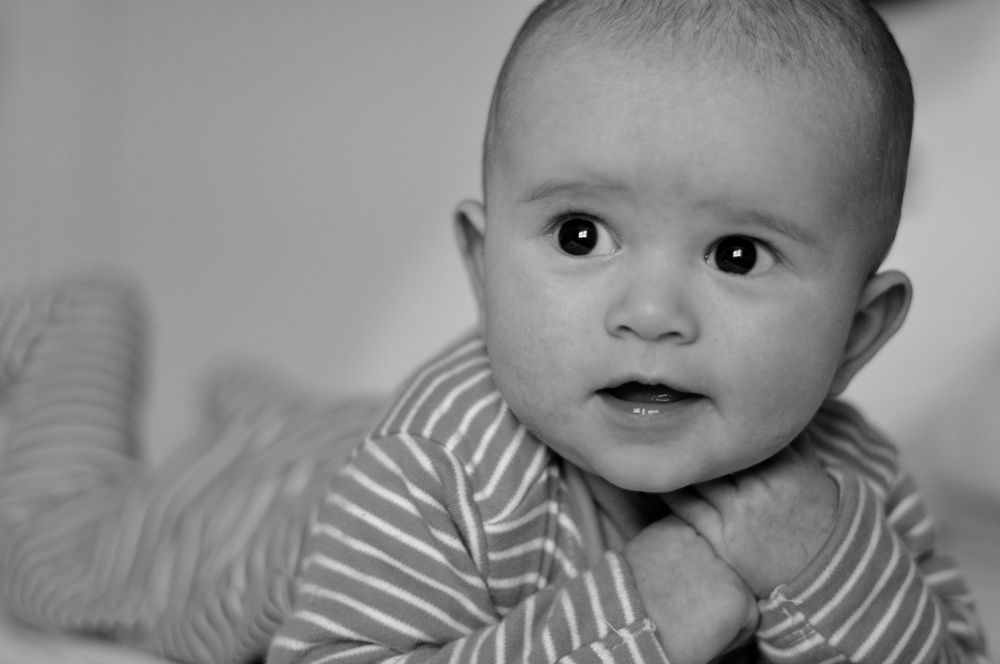
#> input picture MAT2034_GTS_HK1_Python/Python files/Baby_AJ.jpg, 1000 x 664 px, shrunk from 4288 x 2848 before the run
$ python Image_Compression.py
#> lines starting #> are read from the running program, lines starting #| are printed output that depends on the picture
# -*- coding: utf-8 -*-

# =============================================================================
# """
# Created on Thu Oct  1 11:04:59 2020
#
# @author: phiha
#
# Image compression using Singular Value Decomposition (svd)
# """
#
# =============================================================================

import os
import numpy as np
from PIL import Image
import matplotlib.pyplot as plt
import numpy.linalg as la

#path = 'Sleeping_baby.jpg'
path = 'Baby_AJ.jpg'

img = Image.open(path)
#> img is the input picture: PIL image 1000x664 L; min 0, max 255, mean 137.8
s = float(os.path.getsize(path))/1000
print("Size(dimension): ",img.size)
#| Size(dimension):  (1000, 664)
plt.title("Original Image (%0.2f Kb):" %s)
plt.imshow(img)

imggray = img.convert('LA')
A = np.array( list(imggray.getdata(band = 0)), float)
A.shape = (imggray.size[1], imggray.size[0])

A = np.matrix(A)
print(la.matrix_rank(A))
#| 664

plt.figure()
plt.imshow(A, cmap = 'gray')
plt.title("Image after converting it into the Grayscale pattern")
plt.show()


print("After compression: ")
U, S, Vt = np.linalg.svd(A) #single value decomposition
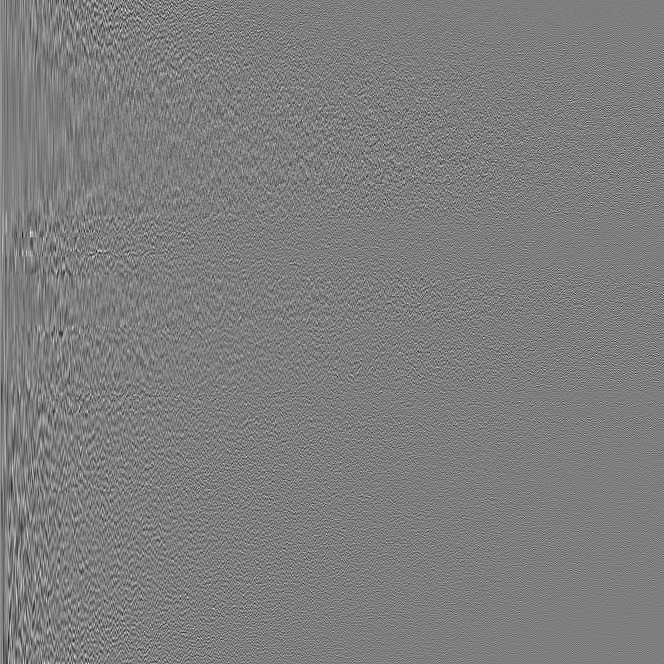
#> U: shape (664, 664) float64; min -0.239, max 0.244, mean 5.39e-05; drawn with min black and max white
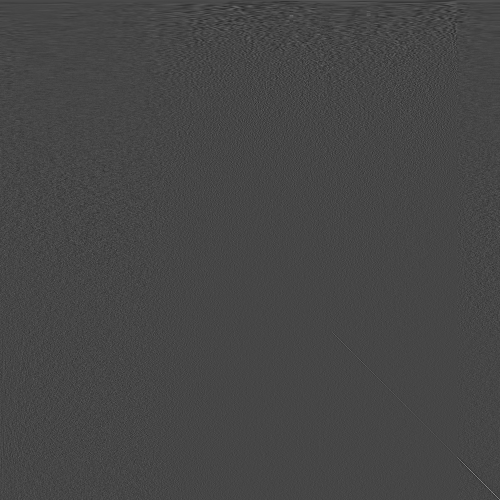
#> Vt: shape (1000, 1000) float64 (shown at 1/2 size); min -0.231, max 0.606, mean 2.8e-05; drawn with min black and max white
#> S = 664 values, max 113386.5 at index 0, min 3.03 at index 663, mean 398.7

print("dimension of A is: ",np.size(A))
#| dimension of A is:  664000

for i in range(50, 300, 50):
    cmpimg = np.matrix(U[:, :i]) * np.diag(S[:i]) * np.matrix(Vt[:i,:])
    plt.imshow(cmpimg, cmap = 'gray')
    title = " Image after =  %s" %i
    plt.title(title)
    plt.show()
    result = Image.fromarray((cmpimg ).astype(np.uint8))
    result.save('compressed after = %s.jpg'%i)
#> this loop made 5 passes
#> pass 1, `cmpimg = np.matrix(U[:, :i]) * np.diag(S[:i]) * np.matrix(Vt[:i,:])`:
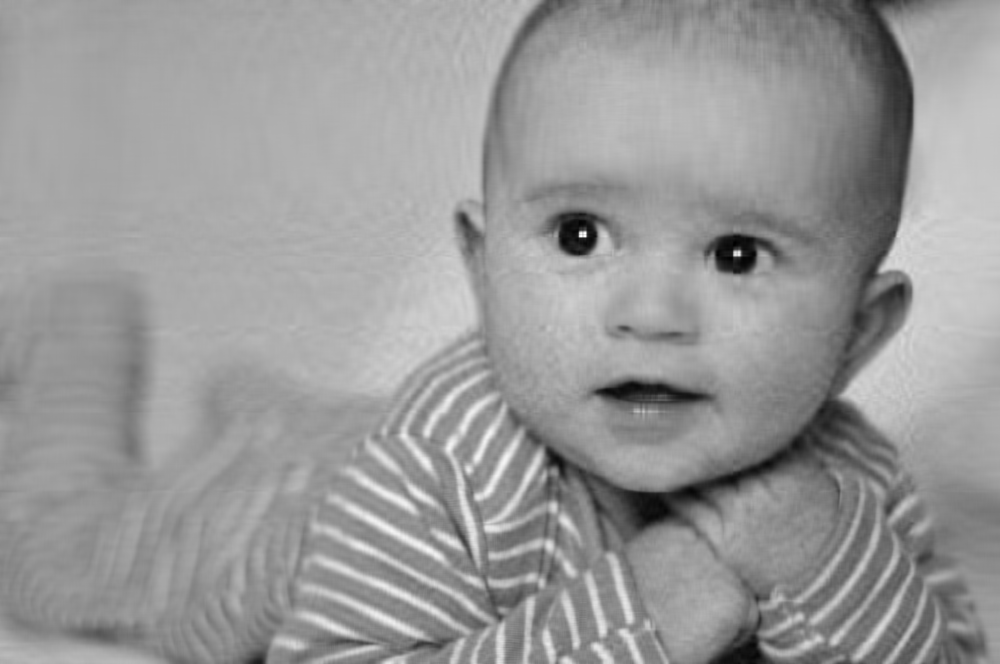
#> cmpimg: shape (664, 1000) float64; min -13.79, max 238, mean 137.8; drawn with min black and max white

$ run again, with MAT2034_GTS_HK1_Python/Python files/Sleeping_baby.jpg copied over MAT2034_GTS_HK1_Python/Python files/Baby_AJ.jpg
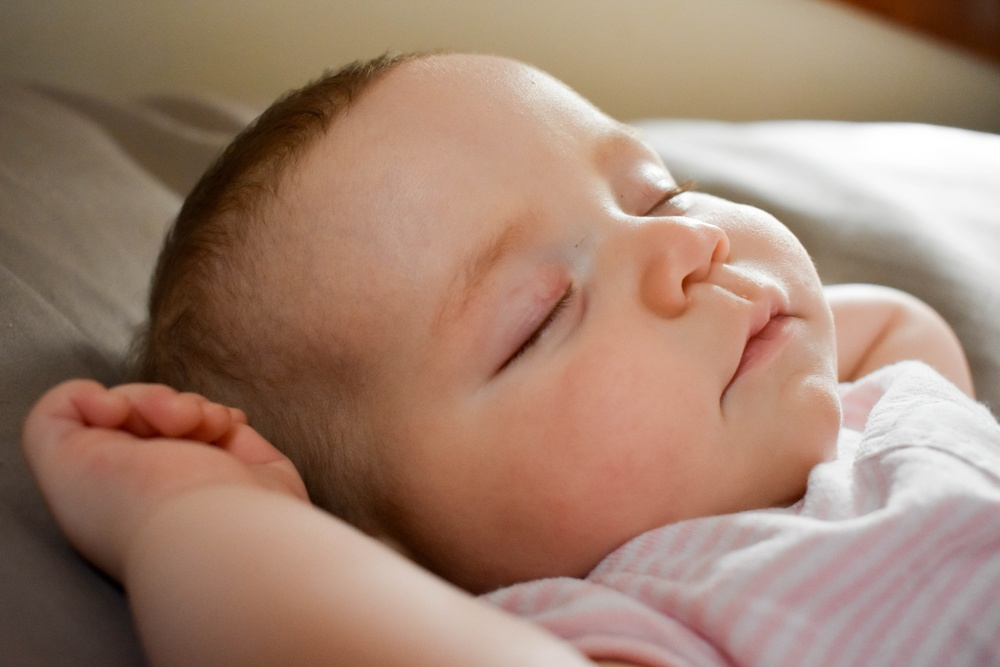
#> input picture MAT2034_GTS_HK1_Python/Python files/Sleeping_baby.jpg, 1000 x 667 px, shrunk from 6000 x 4000 before the run
#> img is the input picture: PIL image 1000x667 RGB; mean R, G, B 160.8, 130.1, 112.2
#| Size(dimension):  (1000, 667)
#| 667
#> `U, S, Vt = np.linalg.svd(A)`:
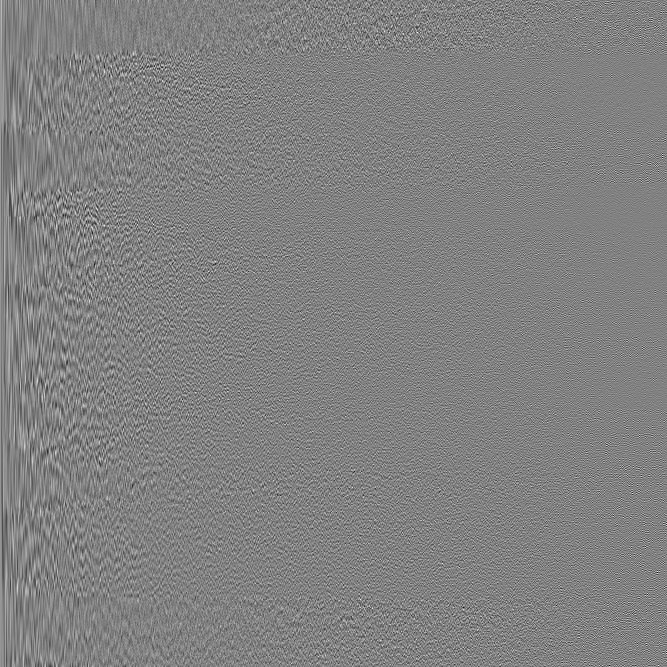
#> U: shape (667, 667) float64; min -0.241, max 0.233, mean 6.98e-05; drawn with min black and max white
#> `U, S, Vt = np.linalg.svd(A)`:
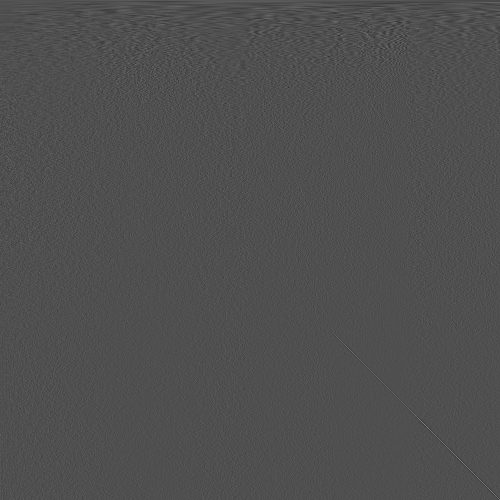
#> Vt: shape (1000, 1000) float64 (shown at 1/2 size); min -0.26, max 0.57, mean 4.02e-05; drawn with min black and max white
#> S = 667 values, max 115659.3 at index 0, min 3.41 at index 666, mean 426.5
#| dimension of A is:  667000
